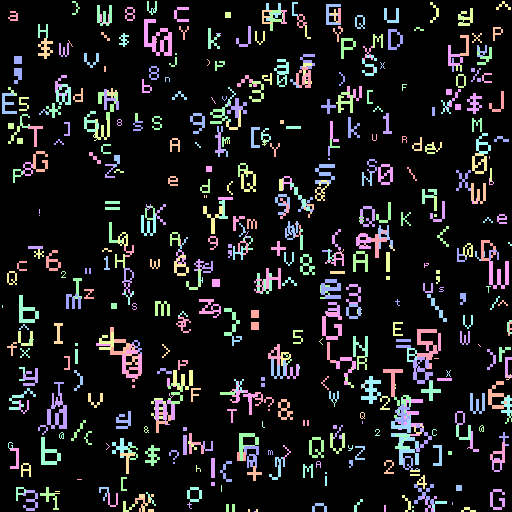
Frame 1 (no input)
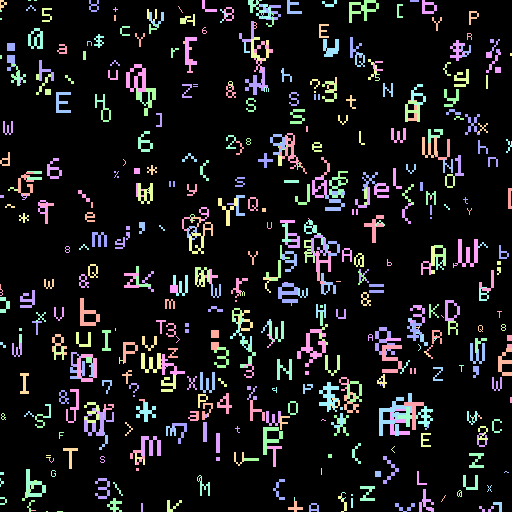
Frame 60 (the mouse pressed at the canvas centre just before this capture)
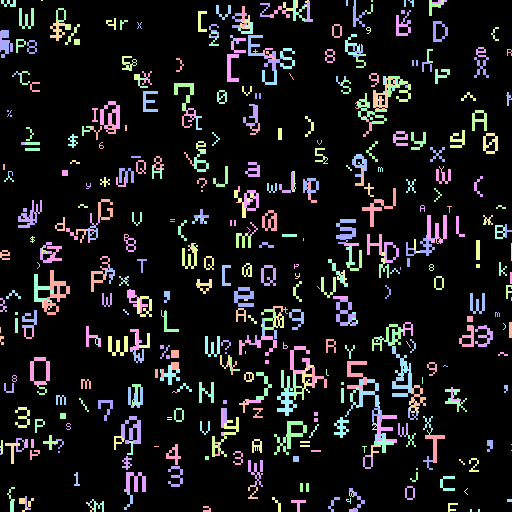
Frame 120 (the mouse held since frame 60 and released just before this capture)

The Processing sketch that drew these frames (run headless with seeded random() and noise(); from frame 60 on, the mouse is pressed at the canvas centre):

// Processing sketch: processing_109582
// ── processing_109582.pde

int checkStep;

DotFont df;
MoveChar[] mc;

void setup()
{
  int i;
  size(512,512);
  noStroke();
  background(0);
//  blendMode(ADD);
  df = new DotFont();
  df.dotFontColor = color(255,255,255,127);
  mc = new MoveChar[512];
  for(i=0;i<512;i++){
    mc[i] = new MoveChar(random(width),random(height));
  }
  
}

void draw()
{

  int i;

  background(0);

  
  for(i=0;i<512;i+=1){
    mc[i].drowMoveChar();
  }

}

class MoveChar
{
    int charNum,charMode,w;
    color charColor;
    float x,y,v,theta,vx,vy;
    float charW,charH;
    int[] var;
    MoveChar(float a,float b)
    {
      x = a;
      y = b;
      v = random(1)+random(1)+random(1);
      theta = TWO_PI*random(360)/360;
      vx = v*cos(theta);
      vy = v*sin(theta);
      charW = (3-v) * 8;
      w = int (int(0.5+charW/5));
      charH = charW * 7 / 5;
      
      charNum = int(random(33,127));
      charMode = int(random(4));
      colorMode(HSB, 256);
//      charColor = color(random(256),95,255,127);
      charColor = color(random(256),95,255);
      var = new int[8];
      var[0] = int(-charW - 3);
      var[1] = int(width + charW + 3);
      var[2] = int(-charW + 3);
      var[3] = int(width + charW - 3);
      var[4] = int(-charH - 3);
      var[5] = int(height + charH + 3);
      var[6] = int(-charH + 3);
      var[7] = int(height + charH - 3);
    }
    
    void move()
    {
      int ix = int(x);
      int iy = int(y);
      if(var[0] < ix && ix<= var[1]){
        x += vx;
      }else{
        vx = -vx;
        if(ix <= var[0]){
          x = var[2];
        }else if(var[1] < ix){
          x = var[3];
        }
      }
      if(var[4] <iy && iy<= var[5]){
        y += vy;
      }else{
        vy = -vy;
        if(iy <= var[4]){
          y = var[6];
        }else if(var[5] < iy){
          y = var[7];
        }
      }
    }
    
    void drowMoveChar()
    {
      move();

      fill(charColor);
      df.drawDotFont(charNum,4,x,y,w);
    }
}

//This HENTAI function is same to "int(c)".
//I tried it. but these expression was can't used in processing.js.
//May be, This is BUG of processing.js.
int intChar(char c)
{ 
  int i;
  char[] cData = new char[1];
  cData[0] = c;
  String check = new String(cData);
  String allChar = "                                 !\"#$%&'()*+,-./0123456789:;<=>?@ABCDEFGHIJKLMNOPQRSTUVWXYZ[\\]^_`abcdefghijklmnopqrstuvwxyz{|}~ ";
  for(i=0;i<128;i++){
    if( allChar.charAt(i) == check.charAt(0) ){
      return i;
    }
  }
  return 32;
}

//This HENTAI function is same to "int(str.charAt(index))".
int intStrCharAt(String str, int index)
{
  return intChar(str.charAt(index));
}

class DotFont
{
  Char57[] c57;
  color dotFontColor;
  DotFont(){
    int i;
    c57 = new Char57[256];
    for(i=0;i<256;i++){
      c57[i] = new Char57();
    }
    
    dotFontColor = color(0);
    
    makeFontData();
  }
  
  //this function needs HENTAI function "intStrCharAt()" 
  //and HENTAI function "intStrCharAt()" needs HENTAI function "intChar()"
  void drawDotString(String str,int charMode,float x,float y,float charWidth)
  {
    int i;
    for(i=0;i<str.length();i++){
      //this line use HENTAI function "intStrCharAt()"
      drawDotFont(intStrCharAt(str,i),charMode,x+i*(1.25*charWidth),y,charWidth);
    }
    
  }
  
  void drawDotFont(int charNum,int charMode,float x,float y,float charWidth)
  {
    c57[charNum].charColor = dotFontColor;
    switch(charMode){
      case 0:
        c57[charNum].drawCharBox(x,y,charWidth);
        break;

      case 1:
        c57[charNum].drawCharDot(x,y,charWidth);
        break;

      case 2:
        c57[charNum].drawCharLine(x,y,charWidth);
        break;

      case 3:
        c57[charNum].drawCharSmooth(x,y,charWidth);
        break;
        
      case 4:
        c57[charNum].drawCharBoxInt(int(x),int(y),int(charWidth));
        break;
      
    }
  }

  int dotData(int index,int i,int j)
  {
    return c57[index].dotData[i][j];
  }


  void setChar57(int index,String[] s) //s:array num=7   string length=5
  {
    int i,j,v;
    int[] d = new int[5];
    
    for(i=0;i<5;i++){
      for(j=0;j<7;j++){
        if(s[j].charAt(i) == "0".charAt(0)){
          c57[index].dotData[i][j] = 1;
//          stroke(0);
        }
      }
    }
  }
  
  void makeFontData()
  {
    //dot is '0'
    int i;
    String[] s = new String[7];
    
    s[0] = "_____" ;
    s[1] = "_____" ;
    s[2] = "_____" ;
    s[3] = "_____" ;
    s[4] = "_____" ;
    s[5] = "_____" ;
    s[6] = "_____" ;
    
    for(i=0;i<=32;i++){
      setChar57(i,s);  
    }
    
    for(i=127;i<256;i++){
      setChar57(i,s);
    }
    
    for(i=33;i<=126;i++){
      switch(i){
        case  33://!
          s[0] = "__0__" ;
          s[1] = "__0__" ;
          s[2] = "__0__" ;
          s[3] = "__0__" ;
          s[4] = "__0__" ;
          s[5] = "_____" ;
          s[6] = "__0__" ;
          break;
        case  34://"
          s[0] = "_0_0_" ;
          s[1] = "_0_0_" ;
          s[2] = "_0_0_" ;
          s[3] = "_____" ;
          s[4] = "_____" ;
          s[5] = "_____" ;
          s[6] = "_____" ;
          break;
        case  35://#
          s[0] = "_0_0_" ;
          s[1] = "_0_0_" ;
          s[2] = "00000" ;
          s[3] = "_0_0_" ;
          s[4] = "00000" ;
          s[5] = "_0_0_" ;
          s[6] = "_0_0_" ;
          break;
        case  36://$
          s[0] = "__0__" ;
          s[1] = "_0000" ;
          s[2] = "0_0__" ;
          s[3] = "_000_" ;
          s[4] = "__0_0" ;
          s[5] = "0000_" ;
          s[6] = "__0__" ;
          break;
        case  37://%
          s[0] = "00__0" ;
          s[1] = "00_0_" ;
          s[2] = "___0_" ;
          s[3] = "__0__" ;
          s[4] = "_0___" ;
          s[5] = "_0_00" ;
          s[6] = "0__00" ;
          break;
        case  38://&
          s[0] = "_00__" ;
          s[1] = "0__0_" ;
          s[2] = "0__0_" ;
          s[3] = "_00__" ;
          s[4] = "0__00" ;
          s[5] = "0__0_" ;
          s[6] = "_00_0" ;
          break;
        case  39://'
          s[0] = "__0__" ;
          s[1] = "__0__" ;
          s[2] = "__0__" ;
          s[3] = "_____" ;
          s[4] = "_____" ;
          s[5] = "_____" ;
          s[6] = "_____" ;
          break;
        case  40://(
          s[0] = "__0__" ;
          s[1] = "_0___" ;
          s[2] = "0____" ;
          s[3] = "0____" ;
          s[4] = "0____" ;
          s[5] = "_0___" ;
          s[6] = "__0__" ;
          break;
        case  41://)
          s[0] = "__0__" ;
          s[1] = "___0_" ;
          s[2] = "____0" ;
          s[3] = "____0" ;
          s[4] = "____0" ;
          s[5] = "___0_" ;
          s[6] = "__0__" ;
          break;
        case  42://*
          s[0] = "__0__" ;
          s[1] = "0_0_0" ;
          s[2] = "_000_" ;
          s[3] = "0_0_0" ;
          s[4] = "__0__" ;
          s[5] = "_____" ;
          s[6] = "_____" ;
          break;
        case  43://+
          s[0] = "_____" ;
          s[1] = "__0__" ;
          s[2] = "__0__" ;
          s[3] = "00000" ;
          s[4] = "__0__" ;
          s[5] = "__0__" ;
          s[6] = "_____" ;
          break;
        case  44://,
          s[0] = "_____" ;
          s[1] = "_____" ;
          s[2] = "_____" ;
          s[3] = "_00__" ;
          s[4] = "_00__" ;
          s[5] = "__0__" ;
          s[6] = "_0___" ;
          break;
        case  45://-
          s[0] = "_____" ;
          s[1] = "_____" ;
          s[2] = "_____" ;
          s[3] = "00000" ;
          s[4] = "_____" ;
          s[5] = "_____" ;
          s[6] = "_____" ;
          break;
        case  46://.
          s[0] = "_____" ;
          s[1] = "_____" ;
          s[2] = "_____" ;
          s[3] = "_00__" ;
          s[4] = "_00__" ;
          s[5] = "_____" ;
          s[6] = "_____" ;
          break;
        case  47:///
          s[0] = "____0" ;
          s[1] = "___0_" ;
          s[2] = "___0_" ;
          s[3] = "__0__" ;
          s[4] = "_0___" ;
          s[5] = "_0___" ;
          s[6] = "0____" ;
          break;
        case  48://0
          s[0] = "_000_" ;
          s[1] = "0___0" ;
          s[2] = "0__00" ;
          s[3] = "0_0_0" ;
          s[4] = "00__0" ;
          s[5] = "0___0" ;
          s[6] = "_000_" ;
          break;
        case  49://1
          s[0] = "__0__" ;
          s[1] = "_00__" ;
          s[2] = "__0__" ;
          s[3] = "__0__" ;
          s[4] = "__0__" ;
          s[5] = "__0__" ;
          s[6] = "_000_" ;
          break;
        case  50://2
          s[0] = "_000_" ;
          s[1] = "0___0" ;
          s[2] = "0___0" ;
          s[3] = "___0_" ;
          s[4] = "__0__" ;
          s[5] = "_0___" ;
          s[6] = "00000" ;
          break;
        case  51://3
          s[0] = "_000_" ;
          s[1] = "0___0" ;
          s[2] = "____0" ;
          s[3] = "_000_" ;
          s[4] = "____0" ;
          s[5] = "0___0" ;
          s[6] = "_000_" ;
          break;
        case  52://4
          s[0] = "___0_" ;
          s[1] = "__00_" ;
          s[2] = "_0_0_" ;
          s[3] = "0__0_" ;
          s[4] = "00000" ;
          s[5] = "___0_" ;
          s[6] = "___0_" ;
          break;
        case  53://5
          s[0] = "00000" ;
          s[1] = "0____" ;
          s[2] = "0____" ;
          s[3] = "0000_" ;
          s[4] = "____0" ;
          s[5] = "____0" ;
          s[6] = "0000_" ;
          break;
        case  54://6
          s[0] = "__00_" ;
          s[1] = "_0___" ;
          s[2] = "0____" ;
          s[3] = "0000_" ;
          s[4] = "0___0" ;
          s[5] = "0___0" ;
          s[6] = "_000_" ;
          break;
        case  55://7
          s[0] = "00000" ;
          s[1] = "0___0" ;
          s[2] = "0___0" ;
          s[3] = "___0_" ;
          s[4] = "___0_" ;
          s[5] = "__0__" ;
          s[6] = "__0__" ;
          break;
        case  56://8
          s[0] = "_000_" ;
          s[1] = "0___0" ;
          s[2] = "0___0" ;
          s[3] = "_000_" ;
          s[4] = "0___0" ;
          s[5] = "0___0" ;
          s[6] = "_000_" ;
          break;
        case  57://9
          s[0] = "_000_" ;
          s[1] = "0___0" ;
          s[2] = "0___0" ;
          s[3] = "_0000" ;
          s[4] = "____0" ;
          s[5] = "___0_" ;
          s[6] = "_00__" ;
          break;
        case  58://:
          s[0] = "_____" ;
          s[1] = "_00__" ;
          s[2] = "_00__" ;
          s[3] = "_____" ;
          s[4] = "_00__" ;
          s[5] = "_00__" ;
          s[6] = "_____" ;
          break;
        case  59://;
          s[0] = "_00__" ;
          s[1] = "_00__" ;
          s[2] = "_____" ;
          s[3] = "_00__" ;
          s[4] = "_00__" ;
          s[5] = "__0__" ;
          s[6] = "_0___" ;
          break;
        case  60://<
          s[0] = "___0_" ;
          s[1] = "__0__" ;
          s[2] = "_0___" ;
          s[3] = "0____" ;
          s[4] = "_0___" ;
          s[5] = "__0__" ;
          s[6] = "___0_" ;
          break;
        case  61://=
          s[0] = "_____" ;
          s[1] = "_____" ;
          s[2] = "00000" ;
          s[3] = "_____" ;
          s[4] = "00000" ;
          s[5] = "_____" ;
          s[6] = "_____" ;
          break;
        case  62://>
          s[0] = "_0___" ;
          s[1] = "__0__" ;
          s[2] = "___0_" ;
          s[3] = "____0" ;
          s[4] = "___0_" ;
          s[5] = "__0__" ;
          s[6] = "_0___" ;
          break;
        case  63://?
          s[0] = "_000_" ;
          s[1] = "0___0" ;
          s[2] = "0___0" ;
          s[3] = "___0_" ;
          s[4] = "__0__" ;
          s[5] = "_____" ;
          s[6] = "__0__" ;
          break;
        case  64://@
          s[0] = "__00_" ;
          s[1] = "_0__0" ;
          s[2] = "0__00" ;
          s[3] = "0_0_0" ;
          s[4] = "0_0_0" ;
          s[5] = "0_0_0" ;
          s[6] = "_0_00" ;
          break;
        case  65://A
          s[0] = "_000_" ;
          s[1] = "0___0" ;
          s[2] = "0___0" ;
          s[3] = "00000" ;
          s[4] = "0___0" ;
          s[5] = "0___0" ;
          s[6] = "0___0" ;
          break;
        case  66://B
          s[0] = "0000_" ;
          s[1] = "0___0" ;
          s[2] = "0___0" ;
          s[3] = "0000_" ;
          s[4] = "0___0" ;
          s[5] = "0___0" ;
          s[6] = "0000_" ;
          break;
        case  67://C
          s[0] = "_000_" ;
          s[1] = "0___0" ;
          s[2] = "0____" ;
          s[3] = "0____" ;
          s[4] = "0____" ;
          s[5] = "0___0" ;
          s[6] = "_000_" ;
          break;
        case  68://D
          s[0] = "000__" ;
          s[1] = "0__0_" ;
          s[2] = "0___0" ;
          s[3] = "0___0" ;
          s[4] = "0___0" ;
          s[5] = "0__0_" ;
          s[6] = "000__" ;
          break;
        case  69://E
          s[0] = "00000" ;
          s[1] = "0____" ;
          s[2] = "0____" ;
          s[3] = "0000_" ;
          s[4] = "0____" ;
          s[5] = "0____" ;
          s[6] = "00000" ;
          break;
        case  70://F
          s[0] = "00000" ;
          s[1] = "0____" ;
          s[2] = "0____" ;
          s[3] = "0000_" ;
          s[4] = "0____" ;
          s[5] = "0____" ;
          s[6] = "0____" ;
          break;
        case  71://G
          s[0] = "_000_" ;
          s[1] = "0___0" ;
          s[2] = "0____" ;
          s[3] = "0__00" ;
          s[4] = "0___0" ;
          s[5] = "0___0" ;
          s[6] = "_000_" ;
          break;
        case  72://H
          s[0] = "0___0" ;
          s[1] = "0___0" ;
          s[2] = "0___0" ;
          s[3] = "00000" ;
          s[4] = "0___0" ;
          s[5] = "0___0" ;
          s[6] = "0___0" ;
          break;
        case  73://I
          s[0] = "_000_" ;
          s[1] = "__0__" ;
          s[2] = "__0__" ;
          s[3] = "__0__" ;
          s[4] = "__0__" ;
          s[5] = "__0__" ;
          s[6] = "_000_" ;
          break;
        case  74://J
          s[0] = "____0" ;
          s[1] = "____0" ;
          s[2] = "____0" ;
          s[3] = "____0" ;
          s[4] = "0___0" ;
          s[5] = "0___0" ;
          s[6] = "_000_" ;
          break;
        case  75://K
          s[0] = "0___0" ;
          s[1] = "0__0_" ;
          s[2] = "0_0__" ;
          s[3] = "00___" ;
          s[4] = "0_0__" ;
          s[5] = "0__0_" ;
          s[6] = "0___0" ;
          break;
        case  76://L
          s[0] = "0____" ;
          s[1] = "0____" ;
          s[2] = "0____" ;
          s[3] = "0____" ;
          s[4] = "0____" ;
          s[5] = "0____" ;
          s[6] = "00000" ;
          break;
        case  77://M
          s[0] = "0___0" ;
          s[1] = "00_00" ;
          s[2] = "0_0_0" ;
          s[3] = "0_0_0" ;
          s[4] = "0___0" ;
          s[5] = "0___0" ;
          s[6] = "0___0" ;
          break;
        case  78://N
          s[0] = "0___0" ;
          s[1] = "0___0" ;
          s[2] = "00__0" ;
          s[3] = "0_0_0" ;
          s[4] = "0__00" ;
          s[5] = "0___0" ;
          s[6] = "0___0" ;
          break;
        case  79://O
          s[0] = "_000_" ;
          s[1] = "0___0" ;
          s[2] = "0___0" ;
          s[3] = "0___0" ;
          s[4] = "0___0" ;
          s[5] = "0___0" ;
          s[6] = "_000_" ;
          break;
        case  80://P
          s[0] = "0000_" ;
          s[1] = "0___0" ;
          s[2] = "0___0" ;
          s[3] = "0000_" ;
          s[4] = "0____" ;
          s[5] = "0____" ;
          s[6] = "0____" ;
          break;
        case  81://Q
          s[0] = "_000_" ;
          s[1] = "0___0" ;
          s[2] = "0___0" ;
          s[3] = "0___0" ;
          s[4] = "0_0_0" ;
          s[5] = "0__0_" ;
          s[6] = "_00_0" ;
          break;
        case  82://R
          s[0] = "0000_" ;
          s[1] = "0___0" ;
          s[2] = "0___0" ;
          s[3] = "0000_" ;
          s[4] = "0___0" ;
          s[5] = "0___0" ;
          s[6] = "0___0" ;
          break;
        case  83://S
          s[0] = "_000_" ;
          s[1] = "0___0" ;
          s[2] = "0____" ;
          s[3] = "_000_" ;
          s[4] = "____0" ;
          s[5] = "0___0" ;
          s[6] = "_000_" ;
          break;
        case  84://T
          s[0] = "00000" ;
          s[1] = "__0__" ;
          s[2] = "__0__" ;
          s[3] = "__0__" ;
          s[4] = "__0__" ;
          s[5] = "__0__" ;
          s[6] = "__0__" ;
          break;
        case  85://U
          s[0] = "0___0" ;
          s[1] = "0___0" ;
          s[2] = "0___0" ;
          s[3] = "0___0" ;
          s[4] = "0___0" ;
          s[5] = "0___0" ;
          s[6] = "_000_" ;
          break;
        case  86://V
          s[0] = "0___0" ;
          s[1] = "0___0" ;
          s[2] = "0___0" ;
          s[3] = "0___0" ;
          s[4] = "0___0" ;
          s[5] = "_0_0_" ;
          s[6] = "__0__" ;
          break;
        case  87://W
          s[0] = "0___0" ;
          s[1] = "0___0" ;
          s[2] = "0_0_0" ;
          s[3] = "0_0_0" ;
          s[4] = "0_0_0" ;
          s[5] = "0_0_0" ;
          s[6] = "_0_0_" ;
          break;
        case  88://X
          s[0] = "0___0" ;
          s[1] = "_0_0_" ;
          s[2] = "_0_0_" ;
          s[3] = "__0__" ;
          s[4] = "_0_0_" ;
          s[5] = "_0_0_" ;
          s[6] = "0___0" ;
          break;
        case  89://Y
          s[0] = "0___0" ;
          s[1] = "0___0" ;
          s[2] = "_0_0_" ;
          s[3] = "__0__" ;
          s[4] = "__0__" ;
          s[5] = "__0__" ;
          s[6] = "__0__" ;
          break;
        case  90://Z
          s[0] = "00000" ;
          s[1] = "____0" ;
          s[2] = "___0_" ;
          s[3] = "__0__" ;
          s[4] = "_0___" ;
          s[5] = "0____" ;
          s[6] = "00000" ;
          break;
        case  91://[
          s[0] = "000__" ;
          s[1] = "0____" ;
          s[2] = "0____" ;
          s[3] = "0____" ;
          s[4] = "0____" ;
          s[5] = "0____" ;
          s[6] = "000__" ;
          break;
        case  92://\
          s[0] = "0____" ;
          s[1] = "_0___" ;
          s[2] = "_0___" ;
          s[3] = "__0__" ;
          s[4] = "___0_" ;
          s[5] = "___0_" ;
          s[6] = "____0" ;
          break;
        case  93://]
          s[0] = "__000" ;
          s[1] = "____0" ;
          s[2] = "____0" ;
          s[3] = "____0" ;
          s[4] = "____0" ;
          s[5] = "____0" ;
          s[6] = "__000" ;
          break;
        case  94://^
          s[0] = "__0__" ;
          s[1] = "_0_0_" ;
          s[2] = "0___0" ;
          s[3] = "_____" ;
          s[4] = "_____" ;
          s[5] = "_____" ;
          s[6] = "_____" ;
          break;
        case  95://_
          s[0] = "_____" ;
          s[1] = "_____" ;
          s[2] = "_____" ;
          s[3] = "_____" ;
          s[4] = "_____" ;
          s[5] = "_____" ;
          s[6] = "00000" ;
          break;
        case  96://`
          s[0] = "_0___" ;
          s[1] = "__0__" ;
          s[2] = "___0_" ;
          s[3] = "_____" ;
          s[4] = "_____" ;
          s[5] = "_____" ;
          s[6] = "_____" ;
          break;
        case  97://a
          s[0] = "_____" ;
          s[1] = "_____" ;
          s[2] = "_000_" ;
          s[3] = "____0" ;
          s[4] = "_0000" ;
          s[5] = "0___0" ;
          s[6] = "_0000" ;
          break;
        case  98://b
          s[0] = "0____" ;
          s[1] = "0____" ;
          s[2] = "0____" ;
          s[3] = "0000_" ;
          s[4] = "0___0" ;
          s[5] = "0___0" ;
          s[6] = "0000_" ;
          break;
        case  99://c
          s[0] = "_____" ;
          s[1] = "_____" ;
          s[2] = "_0000" ;
          s[3] = "0____" ;
          s[4] = "0____" ;
          s[5] = "0____" ;
          s[6] = "_0000" ;
          break;
        case 100://d
          s[0] = "____0" ;
          s[1] = "____0" ;
          s[2] = "____0" ;
          s[3] = "_0000" ;
          s[4] = "0___0" ;
          s[5] = "0___0" ;
          s[6] = "_0000" ;
          break;
        case 101://e
          s[0] = "_____" ;
          s[1] = "_____" ;
          s[2] = "_000_" ;
          s[3] = "0___0" ;
          s[4] = "00000" ;
          s[5] = "0____" ;
          s[6] = "_0000" ;
          break;
        case 102://f
          s[0] = "___00" ;
          s[1] = "__0__" ;
          s[2] = "00000" ;
          s[3] = "__0__" ;
          s[4] = "__0__" ;
          s[5] = "__0__" ;
          s[6] = "__0__" ;
          break;
        case 103://g
          s[0] = "_____" ;
          s[1] = "____0" ;
          s[2] = "_00_0" ;
          s[3] = "0___0" ;
          s[4] = "00000" ;
          s[5] = "____0" ;
          s[6] = "0000_" ;
          break;
        case 104://h
          s[0] = "0____" ;
          s[1] = "0____" ;
          s[2] = "0____" ;
          s[3] = "0000_" ;
          s[4] = "0___0" ;
          s[5] = "0___0" ;
          s[6] = "0___0" ;
          break;
        case 105://i
          s[0] = "__0__" ;
          s[1] = "_____" ;
          s[2] = "__0__" ;
          s[3] = "__0__" ;
          s[4] = "__0__" ;
          s[5] = "__0__" ;
          s[6] = "__0__" ;
          break;
        case 106://j
          s[0] = "___0_" ;
          s[1] = "_____" ;
          s[2] = "___0_" ;
          s[3] = "___0_" ;
          s[4] = "___0_" ;
          s[5] = "0__0_" ;
          s[6] = "_00__" ;
          break;
        case 107://k
          s[0] = "0____" ;
          s[1] = "0____" ;
          s[2] = "0__0_" ;
          s[3] = "0_0__" ;
          s[4] = "00___" ;
          s[5] = "0_0__" ;
          s[6] = "0__0_" ;
          break;
        case 108://l
          s[0] = "_0___" ;
          s[1] = "_0___" ;
          s[2] = "_0___" ;
          s[3] = "_0___" ;
          s[4] = "_0___" ;
          s[5] = "_0___" ;
          s[6] = "__00_" ;
          break;
        case 109://m
          s[0] = "_____" ;
          s[1] = "_____" ;
          s[2] = "00_0_" ;
          s[3] = "0_0_0" ;
          s[4] = "0_0_0" ;
          s[5] = "0_0_0" ;
          s[6] = "0_0_0" ;
          break;
        case 110://n
          s[0] = "_____" ;
          s[1] = "_____" ;
          s[2] = "0000_" ;
          s[3] = "0___0" ;
          s[4] = "0___0" ;
          s[5] = "0___0" ;
          s[6] = "0___0" ;
          break;
        case 111://o
          s[0] = "_____" ;
          s[1] = "_____" ;
          s[2] = "_000_" ;
          s[3] = "0___0" ;
          s[4] = "0___0" ;
          s[5] = "0___0" ;
          s[6] = "_000_" ;
          break;
        case 112://p
          s[0] = "_____" ;
          s[1] = "_____" ;
          s[2] = "0_000" ;
          s[3] = "0___0" ;
          s[4] = "0000_" ;
          s[5] = "0____" ;
          s[6] = "0____" ;
          break;
        case 113://q
          s[0] = "_____" ;
          s[1] = "____0" ;
          s[2] = "000_0" ;
          s[3] = "0___0" ;
          s[4] = "_0000" ;
          s[5] = "____0" ;
          s[6] = "____0" ;
          break;
        case 114://r
          s[0] = "_____" ;
          s[1] = "_____" ;
          s[2] = "_0_00" ;
          s[3] = "_00__" ;
          s[4] = "_0___" ;
          s[5] = "_0___" ;
          s[6] = "_0___" ;
          break;
        case 115://s
          s[0] = "_____" ;
          s[1] = "_____" ;
          s[2] = "_0000" ;
          s[3] = "0____" ;
          s[4] = "_000_" ;
          s[5] = "____0" ;
          s[6] = "0000_" ;
          break;
        case 116://t
          s[0] = "__0__" ;
          s[1] = "__0__" ;
          s[2] = "00000" ;
          s[3] = "__0__" ;
          s[4] = "__0__" ;
          s[5] = "__0__" ;
          s[6] = "___00" ;
          break;
        case 117://u
          s[0] = "_____" ;
          s[1] = "_____" ;
          s[2] = "0___0" ;
          s[3] = "0___0" ;
          s[4] = "0___0" ;
          s[5] = "0___0" ;
          s[6] = "_0000" ;
          break;
        case 118://v
          s[0] = "_____" ;
          s[1] = "_____" ;
          s[2] = "0___0" ;
          s[3] = "0___0" ;
          s[4] = "0___0" ;
          s[5] = "_0_0_" ;
          s[6] = "__0__" ;
          break;
        case 119://w
          s[0] = "_____" ;
          s[1] = "_____" ;
          s[2] = "0___0" ;
          s[3] = "0_0_0" ;
          s[4] = "0_0_0" ;
          s[5] = "0_0_0" ;
          s[6] = "_0_0_" ;
          break;
        case 120://x
          s[0] = "_____" ;
          s[1] = "_____" ;
          s[2] = "0___0" ;
          s[3] = "_0_0_" ;
          s[4] = "__0__" ;
          s[5] = "_0_0_" ;
          s[6] = "0___0" ;
          break;
        case 121://y
          s[0] = "_____" ;
          s[1] = "0___0" ;
          s[2] = "0___0" ;
          s[3] = "0___0" ;
          s[4] = "_0000" ;
          s[5] = "___0_" ;
          s[6] = "000__" ;
          break;
        case 122://z
          s[0] = "_____" ;
          s[1] = "_____" ;
          s[2] = "00000" ;
          s[3] = "___0_" ;
          s[4] = "__0__" ;
          s[5] = "_0___" ;
          s[6] = "00000" ;
          break;
        case 123://{
          s[0] = "__00_" ;
          s[1] = "_0___" ;
          s[2] = "_0___" ;
          s[3] = "0____" ;
          s[4] = "_0___" ;
          s[5] = "_0___" ;
          s[6] = "__00_" ;
          break;
        case 124://|
          s[0] = "__0__" ;
          s[1] = "__0__" ;
          s[2] = "__0__" ;
          s[3] = "__0__" ;
          s[4] = "__0__" ;
          s[5] = "__0__" ;
          s[6] = "__0__" ;
          break;
        case 125://}
          s[0] = "_00__" ;
          s[1] = "___0_" ;
          s[2] = "___0_" ;
          s[3] = "____0" ;
          s[4] = "___0_" ;
          s[5] = "___0_" ;
          s[6] = "_00__" ;
          break;
        case 126://~
          s[0] = "_____" ;
          s[1] = "_00__" ;
          s[2] = "0__00" ;
          s[3] = "_____" ;
          s[4] = "_____" ;
          s[5] = "_____" ;
          s[6] = "_____" ;
          break;
          
      }
      setChar57(i,s);
    }
  }
}

class Char57
{
  int i,j;
  int[][] dotData;
  color charColor;
  Char57()
  {
    dotData  = new int[5][7];
    for(i=0;i<5;i++){
      for(j=0;j<7;j++){
        dotData[i][j] = 0;
      }
    }
    
    charColor = color(0);
  }
  
  boolean getDotBit(int i,int j)
  {
    int dd = dotData[i][j];
    if(dd == 1){
      return true;
    }else{
      return false;
    }
  }
  
  //charMode 0
  void drawCharDot(float x,float y,float charW)
  {
    int i,j;
    float w = charW/5;
    
    noStroke();
    fill(charColor);
    for(i=0;i<5;i++){
      for(j=0;j<7;j++){
        if(dotData[i][j] == 1){
          ellipse(x+i*w+0.2*w+1,y+j*w+0.2*w+1,0.8*w,0.8*w);
        } 
      }
    }
  }
  
  //charMode 1
  void drawCharBox(float x,float y,float charW)
  {
    int i,j;
    float w = charW/5;
    
    noStroke();
    fill(charColor);
    
    for(i=0;i<5;i++){
      for(j=0;j<7;j++){
        if(dotData[i][j] == 1){
          rect(x+i*w,y+j*w,w,w);
        }
      }
    }
  }
  
  //charMode 2
  void drawCharLine(float x,float y,float charW)
  {
    int i,j;
    float w = charW/5;
    
    stroke(charColor);
    strokeWeight(0.5*w);
    noFill();
    
    for(i=0;i<5;i++){
      for(j=0;j<7;j++){
        if(dotData[i][j] == 1){
          line(x+i*w+0.2*w,y+j*w+w/2,x+i*w+0.8*w,y+j*w+w/2);
          if(i<5-1 && dotData[i+1][j] == 1){
              line(x+i*w+w/2,y+j*w+w/2,x+(i+1)*w+w/2,y+(j)*w+w/2);
          }
        }
      }
    }
  }
  
  //charMode 3
  void drawCharSmooth(float x,float y,float charW)
  {
    int i,j;
    float w = charW/5;
    
    stroke(charColor);
    strokeWeight(0.8*w);
    noFill();
    
    for(i=0;i<5;i++){
      for(j=0;j<7;j++){
        if(dotData[i][j] == 1 ){
          line(x+i*w+w/2,y+j*w+w/2,x+i*w+w/2,y+j*w+w/2);
          if(j<7-1 && dotData[i][j+1] == 1 ){
            line(x+i*w+w/2,y+j*w+w/2,x+(i)*w+w/2,y+(j+1)*w+w/2);
          }
          if(i<5-1){
            if(dotData[i+1][j] == 1 ){
              line(x+i*w+w/2,y+j*w+w/2,x+(i+1)*w+w/2,y+(j)*w+w/2);
            }else{
              if(0<j && dotData[i+1][j-1] == 1  && dotData[i][j-1] == 0 ){
                line(x+i*w+w/2,y+j*w+w/2,x+(i+1)*w+w/2,y+(j-1)*w+w/2);
              }
              if(j<7-1 && dotData[i+1][j+1] == 1  && dotData[i][j+1] == 0 ){
                line(x+i*w+w/2,y+j*w+w/2,x+(i+1)*w+w/2,y+(j+1)*w+w/2);
              }
            }
          }
        }
      }
    }
  }
  
  void drawCharBoxInt(int x,int y,int w)
  {
    int i,j;
    
    for(i=0;i<5;i++){
        for(j=0;j<7;j++){
          if(dotData[i][j] == 1){
            rect(x+i*w,y+j*w,w,w);
          } 
        }
      }
    }
}
